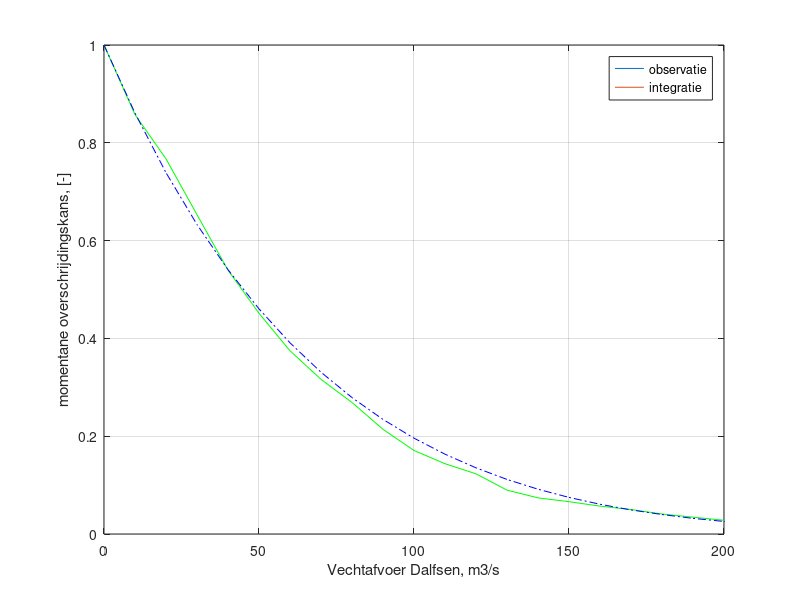

This figure's MATLAB source:
%==========================================================================
%Door Chris Geerse
%==========================================================================
%clear all
%==========================================================================
%Algemene parameters
B = 30      %basisduur in dagen

%invoer b(k): eerste kolom is k, tweede is b(k) in uren.
topduur_inv = [0, 720;
    180, 48;
    1000, 48]

%invoer f(k): eerste kolom is k, tweede is overschrijdingskans piekwaarde.
%N.B. eerste getal moet laagste afvoer zijn, met overschr.kans 1, ofwel
%moet topduur_inv(1,1) zijn.
momovpiek_inv = [0, 1;
    180, 0.16667;
    550, 1.3333e-4]

stapk = 10       %stapgrootte piekwaarde integratie
kmax = 1000      %maximum voor integratie

%==========================================================================
% Bepalen topduurfunctie b(k)
%==========================================================================

laagste_afvoer = topduur_inv(1,1);   %laagste afvoer q0
kmin = laagste_afvoer;    
k = [kmin: stapk: kmax]';

bk = []      %startwaarde b(k)
num_traject = size(topduur_inv,1);      %aantal trajecten waarop bk bepaald moet worden

for i = 1:num_traject-1
    klaag = topduur_inv(i,1);
    khoog = topduur_inv(i+1,1);
    bklaag = topduur_inv(i,2);
    bkhoog = topduur_inv(i+1,2);
    index_traject = find (k>=klaag & k< khoog);
    bk_hulptraject = (bklaag - bkhoog)*(khoog-k(index_traject))/(khoog-klaag)+bkhoog;
    bk = [bk; bk_hulptraject];
end
%aanvullen met eindtraject (neem b(k) gelijk aan laatste waarde)
klaatst = topduur_inv(num_traject,1);
bklaatst = topduur_inv(num_traject,2);
index_traject = find(k>=klaatst);
bk_eindtraject = k(index_traject)./k(index_traject).*bklaatst;
bk = [bk; bk_eindtraject];

%plot(k, bk)

%==========================================================================
% Bepalen kansdichtheid f(k) en mom. ovkans piekafvoer in basisduur
%==========================================================================

fk = []      %startwaarde f(k)
momovpiek = []  %startwaarde mom. ovkans piekafvoer
num_fk_traject = size(momovpiek_inv,1);      %aantal trajecten waarop fk bepaald moet worden
for i = 1:num_fk_traject-1
    fk_klaag = momovpiek_inv(i,1);
    fk_khoog = momovpiek_inv(i+1,1);
    povlaag = momovpiek_inv(i,2);
    povhoog = momovpiek_inv(i+1,2);
    a(i)=(fk_khoog-fk_klaag)/(log(povlaag)-log(povhoog))
    b(i)=(fk_khoog*log(povlaag)-fk_klaag*log(povhoog))/(log(povlaag)-log(povhoog))
    index_fk_traject = find (k>=fk_klaag & k< fk_khoog);
    fk_hulptraject = exp((b(i)-k(index_fk_traject))/a(i))/a(i);
    momovpiek_hulptraject = exp((b(i)-k(index_fk_traject))/a(i));
    fk = [fk; fk_hulptraject];
    momovpiek = [momovpiek; momovpiek_hulptraject];
end

%aanvullen met eindtraject (zet laatste traject voort)
fk_klaatst = momovpiek_inv(num_fk_traject,1);
fk_laatst = momovpiek_inv(num_fk_traject,2);
index_fk_traject = find(k>=fk_klaatst);
fk_eindtraject = exp((b(num_fk_traject-1)-k(index_fk_traject))/a(num_fk_traject-1))/a(num_fk_traject-1);
fk = [fk; fk_eindtraject];
momovpiek_eindtraject= exp((b(num_fk_traject-1)-k(index_fk_traject))/a(num_fk_traject-1));
momovpiek = [momovpiek; momovpiek_eindtraject];

%exacte normering kansen op 1
fk = fk/sum(fk*stapk);
momovpiek = momovpiek/momovpiek(1);

%plaatjes
plot(k, log(fk))
hold on
plot(k, log(momovpiek))

%==========================================================================
% Bepalen mom.ov kans voor q-niveaus (berekening dmv integratie)
%==========================================================================
momovkansq =[];
q = [kmin: stapk: kmax]';
for i = 1:numel(k)
    groterdanqi = (k>=q(i));
    Lqk = ((bk + (B*24-bk).*(k-q(i))./(k+eps)).*groterdanqi)/24;    %overschrijdingsduur niveau q(i) in dagen
    momovkansq(i) = stapk/B*sum(fk.*Lqk);   %berekening van de integraal
end
momovkansq = momovkansq';
%display('q,momovkansq')
%[q, momovkansq']

%==========================================================================
% Momentane kans volgens de metingen
%==========================================================================
%aantal meetjaren is 26 met uitbreiding en 23 jaar zonder uitbreiding

[jaar,maand,dag,afvoer] = textread('Vechtafvoeren_60_83_met_uitbreiding.txt','%f %f %f %f','delimiter','\t','commentstyle','matlab');
%[jaar,maand,dag,afvoer] = textread('Vechtafvoeren_1960_1983_dag.txt','%f %f %f %f','delimiter','\t','commentstyle','matlab');
whj = find( maand == 10 | maand == 11 | maand == 12 | maand == 1 | maand == 2 | maand == 3);

N = numel((whj>=0));  %aantal dagen in winterhalfjaren
p=[];
q = [kmin:stapk:kmax]';
for i = 1:numel(q)
    x = find(afvoer(whj)>= q(i));
    ovdagen = numel(x);
    p(i) = ovdagen/N; 
end
momovkansq_obs = [q, p']

%==========================================================================
% Plaatje momentane kans volgens de metingen en volgens de integratie
%==========================================================================

close
plot(q,momovkansq_obs(:,2),'g-',q,momovkansq,'b-.')
grid on
hold on
xlim([0 200]);
ylim([0 1]);
xlabel('Vechtafvoer Dalfsen, m3/s')
ylabel('momentane overschrijdingskans, [-]')
legend('observatie','integratie')


